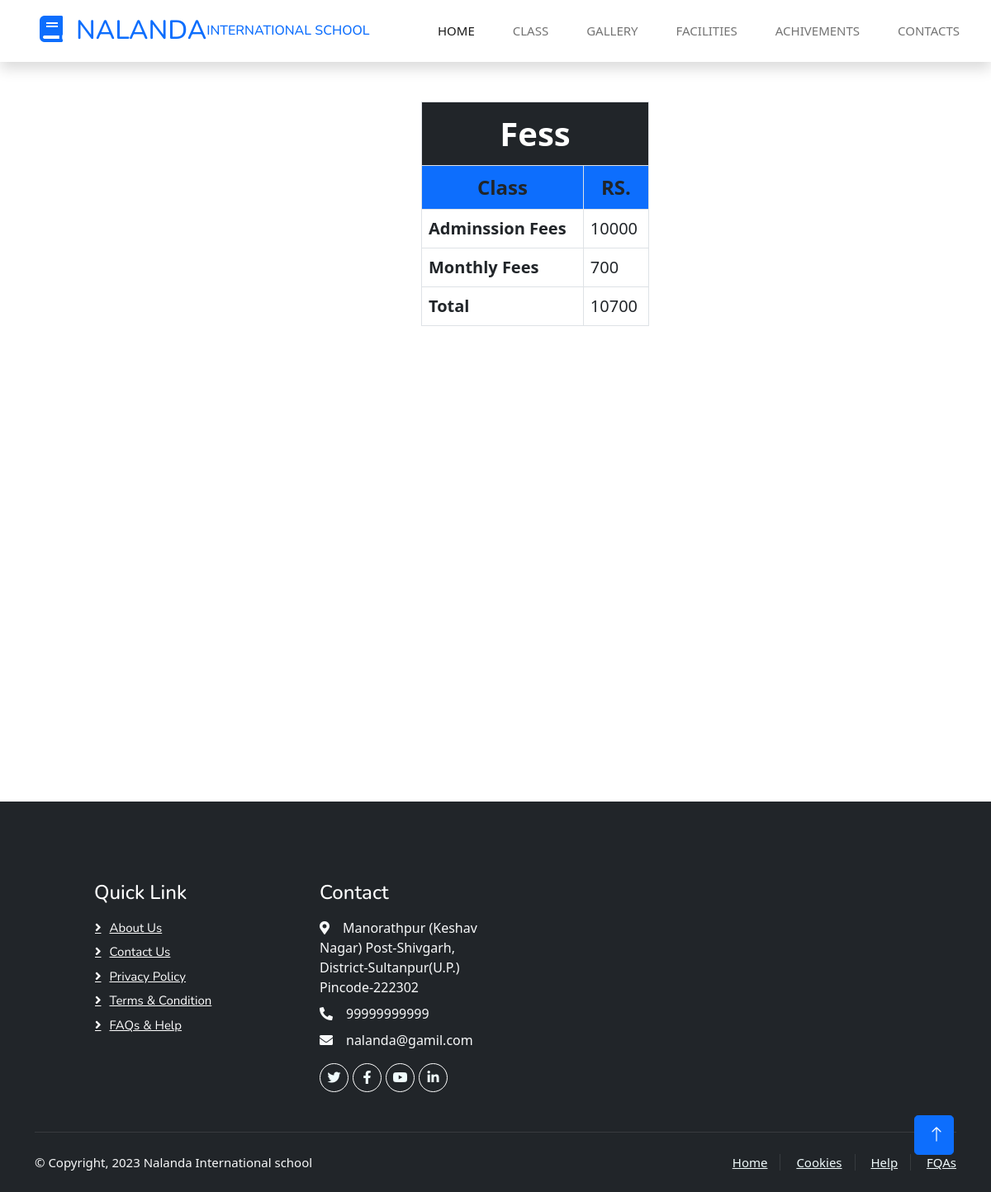
The app's page /show_fees.php?id=3 with its own data.
### tables this page shows
CREATE TABLE `class` (
  `class_id` int(20) NOT NULL,
  `class_name` varchar(255) NOT NULL,
  `class_fess` varchar(255) NOT NULL,
  `class_status` int(20) NOT NULL,
  `class_admin` varchar(20) DEFAULT NULL
);

### show_fees.php (the view, shortened to what this page needs)
<?php include('header.php');
    global $con;
    $id=$_REQUEST['id'];
    $sql="select * from class where class_id=$id";
    $rs=mysqli_query($con,$sql) or die(mysqli_error($con));
    $data=mysqli_fetch_assoc($rs) or die(mysqli_error($con));
?>
<div class="container w-25" style="height: 100vh;">
<table class="table table-bordered m-5" style="height: 30vh;">
  <thead>
    <tr class="bg-dark text-white">
      <th scope="col" colspan="2" class="fs-1 text-center">Fess</th>
    </tr>
    <tr class="text-center bg-primary fs-4">
      <th scope="col">Class</th>
      <th scope="col">RS.</th>
    </tr>
  </thead>
  <tbody>
    <tr class="fs-5">
      <th scope="row">Adminssion Fees</th>
      <td><?=$data['class_admin']?></td>
    </tr>
    <tr class="fs-5">
      <th scope="row">Monthly Fees</th>
      <td><?=$data['class_fess']?></td>
    </tr>
    <tr class="fs-5">
      <th scope="row">Total</th>
      <td><?=$data['class_admin']+$data['class_fess']?></td>
    </tr>
  </tbody>
</table>
</div>
<?php include('footer.php')?>

### css/style.css (style rules this page uses)
:root { --primary: #06BBCC; --light: #F0FBFC; --dark: #181d38; }

### records on screen
class: class_admin "10000", class_fess "700", $data['class_admin']+$data['class_fess'] "10700"
